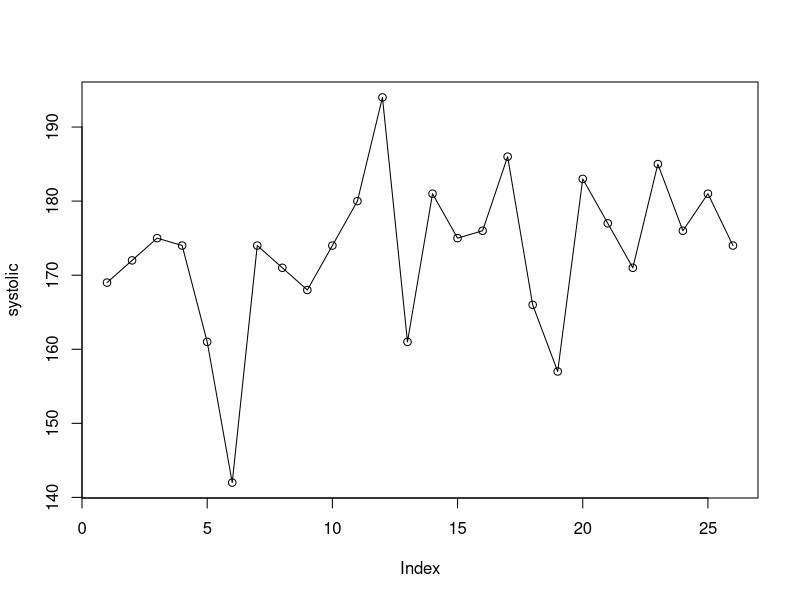
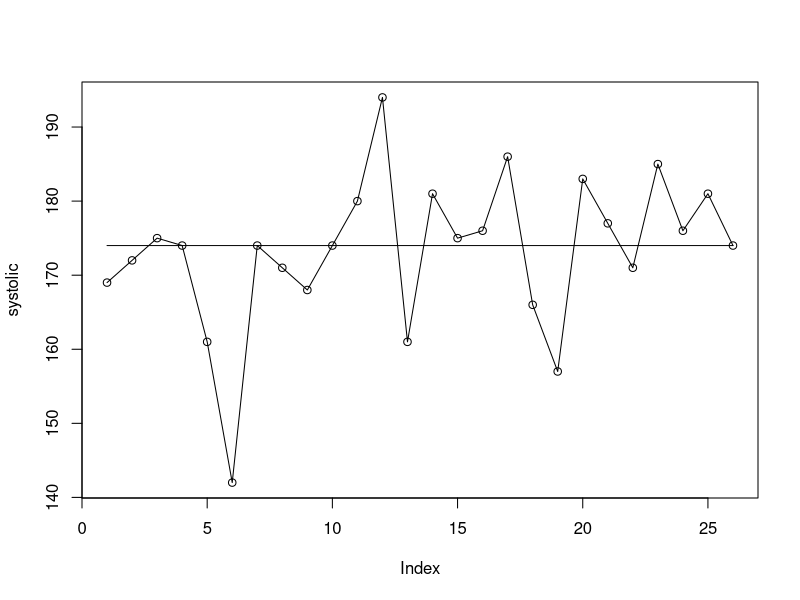
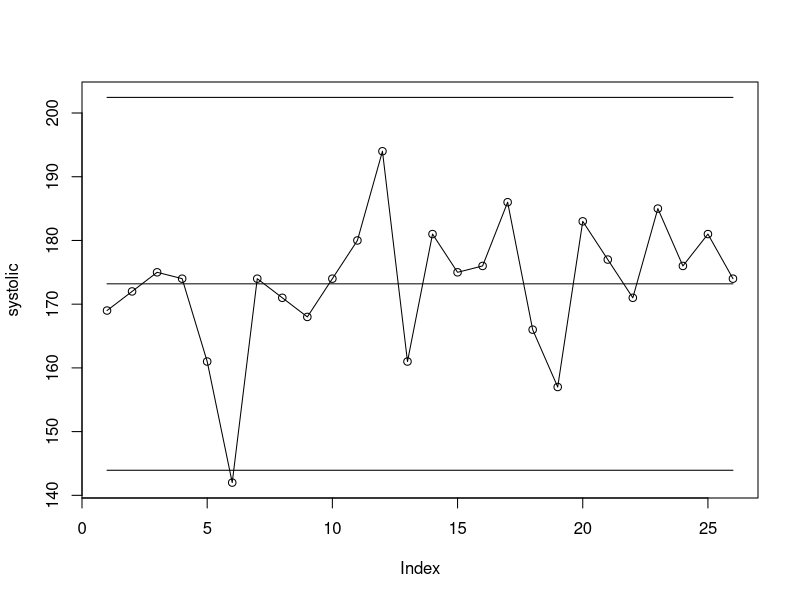

Source code (R) for these figures, in order:
## ---- chunk 1
knitr::opts_chunk$set(fig.asp = 2/3,
                      echo    = TRUE,
                      dev     = 'svg')
## ---- chunk 2
systolic <- c(169, 172, 175, 174, 161, 142,
              174, 171, 168, 174, 180, 194,
              161, 181, 175, 176, 186, 166,
              157, 183, 177, 171, 185, 176,
              181, 174)
## ---- chunk 3
# Make point-and-line plot
plot(systolic, type = 'o')
## ---- chunk 4
# Create systolic-coordinates for the centre line
cl  <- median(systolic)           # calculate median
cl  <- rep(cl, length(systolic))  # repeat to match the length of y

# Plot data and add centre line
plot(systolic, type = 'o')
lines(cl)
## ---- chunk 5
# Calulate the centre line (mean)
cl  <- rep(mean(systolic), length(systolic))

# Calculate the moving ranges of data
mr <- abs(diff(systolic))

# Print the moving ranges for our viewing pleasure
mr

# Calculate the average moving range
amr <- mean(mr)

# Calculate the process standard deviation
s <- amr / 1.128

# Create y-coordinates for the control limits
lcl <- cl - 3 * s
ucl <- cl + 3 * s
## ---- chunk 6
# Plot data while expanding the y-axis to make room for all data and lines
plot(systolic, type = 'o', ylim = range(systolic, lcl, ucl))

# Add lines
lines(ucl)
lines(cl)
lines(lcl)
